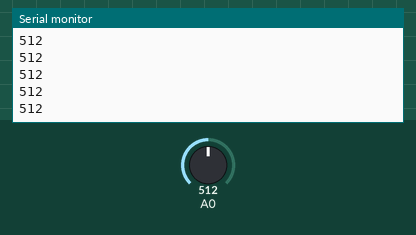
Bench run of a sketch on a simulated Arduino Uno, built with avr-gcc and run on an emulated ATmega328P. On the bench: the last lines printed to the serial monitor. The test bench sets the inputs (shaded band); at power-on: A0 = 512.

Above: at 1.2 s.
1.3 s: A0 set to 716
At 2.0 s:
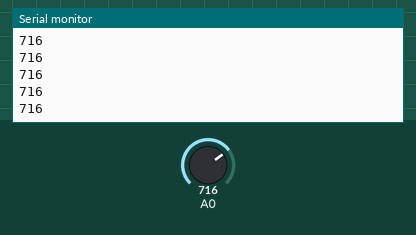
2.8 s: A0 set to 900
At 3.3 s:
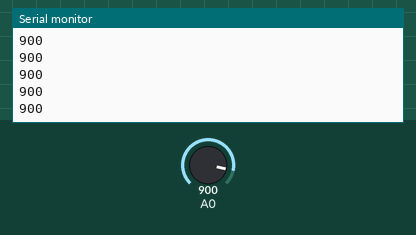
Timing chart, 0 to 5.8 s (numbered marks = the images above; inputs shaded):
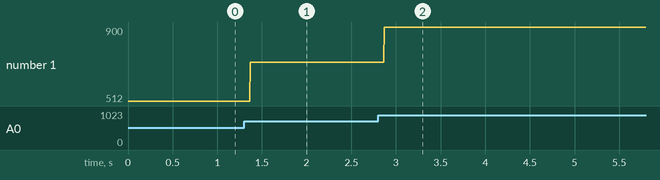

The sketch:

MicInput.ino
```cpp
//Simple Audio In
//by Amanda Ghassaei
//https://www.instructables.com/id/Arduino-Audio-Input/
//Sept 2012

/*
 * This program is free software; you can redistribute it and/or modify
 * it under the terms of the GNU General Public License as published by
 * the Free Software Foundation; either version 3 of the License, or
 * (at your option) any later version.
 *
*/

int incomingAudio;

void setup(){
	Serial.begin(9600);
}

void loop(){
  incomingAudio = analogRead(A0);//read input from A0
  //do stuff with the variable "incomingAudio"
  Serial.println(incomingAudio);
}
```

Measured:
- after the input at 1.3 s, the serial monitor: prints a new line after 0.07 s (image 1)
- after the input at 2.8 s, the serial monitor: prints a new line after 0.07 s (image 2)
- plotted number 1: 512 → 716 after the input at 1.3 s, 716 → 900 after the input at 2.8 s
